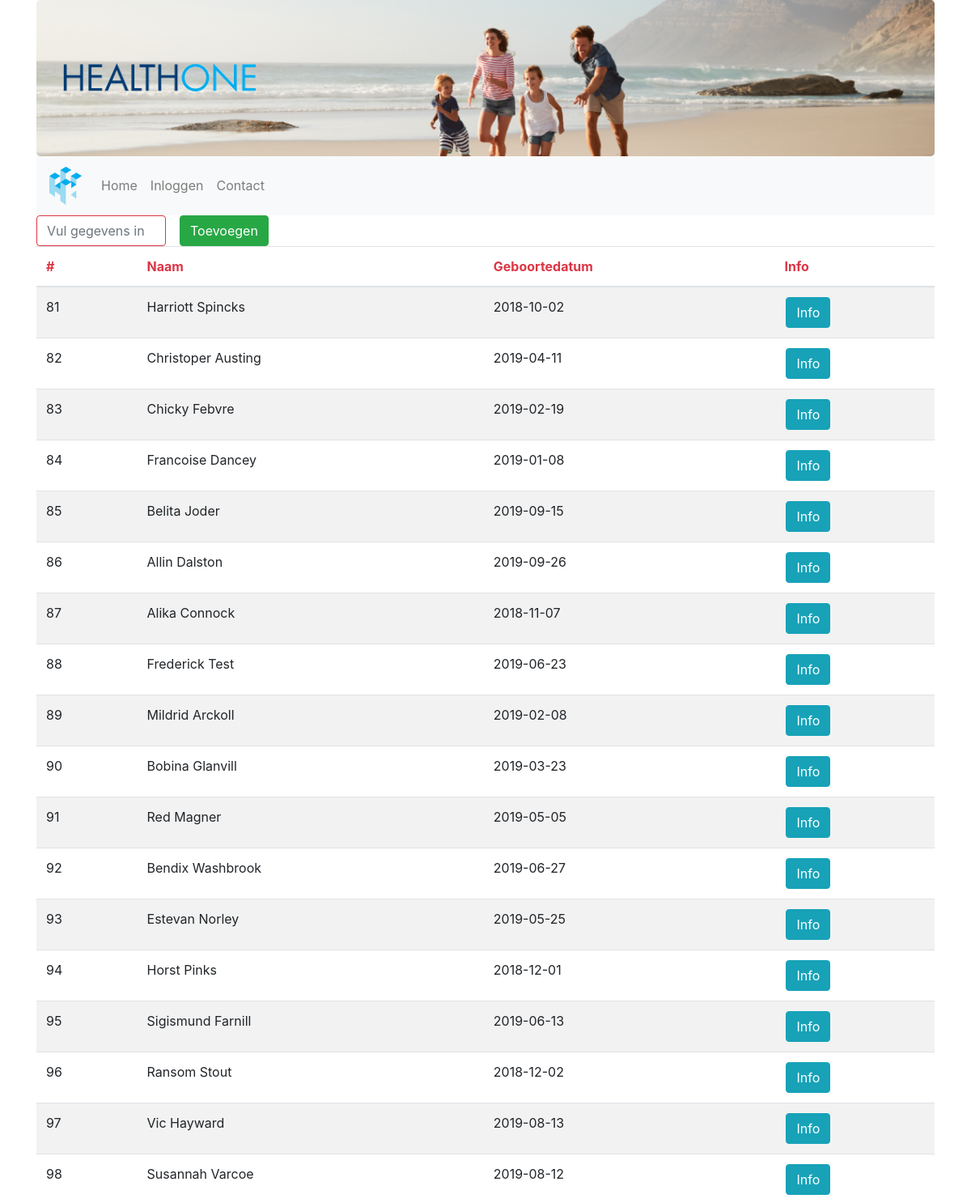
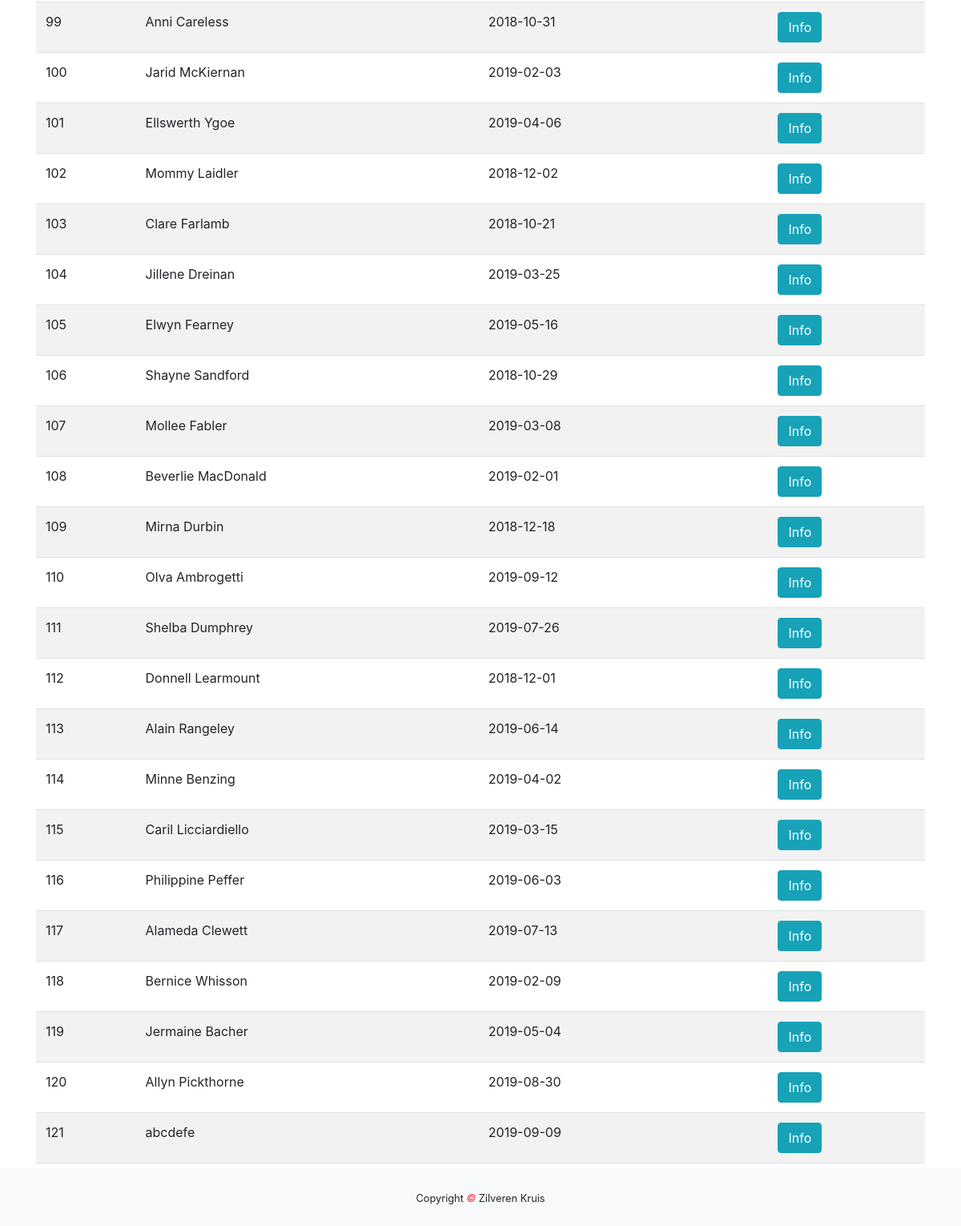
The app's page /huisarts/patienten.php with its own data (2 pictures, top to bottom).
### tables this page shows
CREATE TABLE `patient` (
  `patient_id` int(255) NOT NULL,
  `naam` varchar(255) NOT NULL,
  `email` varchar(255) NOT NULL,
  `telefoon` varchar(255) NOT NULL,
  `geboortedatum` date NOT NULL,
  `adres` varchar(255) NOT NULL,
  `verzekeringnummer` int(255) NOT NULL,
  `arts_id` int(11) NOT NULL
);

### huisarts/patienten.php (the view, shortened to what this page needs)
<!DOCTYPE html>
<html lang="en">
    <head>
        <link rel="stylesheet" href="https://maxcdn.bootstrapcdn.com/bootstrap/4.3.1/css/bootstrap.min.css">
        <link rel="stylesheet" href="../css/index.css">
    </head>
    <body>
        <div class="container">
            <div class="jumbotron text-center">
            <div class="row">
                <div class="col-sm-3">
                    <img class="d-none d-sm-block img-fluid" src="../img/healthtwo_text_transparent.png" alt="Logo">
                </div>
            </div>
        </div>
        <nav class="navbar navbar-expand-sm bg-light navbar-light sticky-top">
            <a class="navbar-brand" href="../index.php">
                <img class="navbrand" src="../img/healthtwo_logo_transparent.png" alt="Logo">
            </a>
            <div class="collapse navbar-collapse" id="collapse_target">
                <ul class="navbar-nav">
                    <li class="nav-item">
                        <a class="nav-link" href="../index.php">Home</a>
                    </li>
                    <li class="nav-item">
                        <a class="nav-link" href="#">Inloggen</a>
                    </li>
                    <li class="nav-item">
                        <a class="nav-link" href="../contact.php">Contact</a>
                    </li>
                </ul>
            </div>
        </nav>
        <div class="row text-center">
            <div class="col-lg-2">
                <input  class="form-control form-control-underlined border-danger" id="myInput" type="text" placeholder="Vul gegevens in">
            </div>
            <a href="patient_aanmaken_index.php">
            <button class="btn btn-success" type="button">Toevoegen</button>
            </a>
        </div>
        <div class="table-responsive">
            <table class="table table-striped">
                <thead>
                <tr>
                    <th scope="col" class="text-danger">#</th>
                    <th scope="col" class="text-danger">Naam</th>
                    <th scope="col" class="text-danger">Geboortedatum</th>
                    <th scope="col" class="text-danger">Info</th>
                </tr>
                </thead>
                <tbody id="myTable">
                <?php
                try {
                    $db = new PDO("mysql:host=localhost;dbname=healthone","root","");
                    $query = $db->prepare("SELECT * FROM patient");
                    $query->execute();
                    $result = $query->fetchAll(PDO::FETCH_ASSOC);
                    foreach ($result as &$data){
                        echo "<tr>";
                        echo "<td>".$data['patient_id']."</td>";
                        echo "<td>".$data["naam"] ."</td>";
                        echo "<td>" . $data['geboortedatum'] . "</td>";
                        echo "<td><a href='patient_info.php?id=".$data['patient_id']."'>"."<button type=\"button\" class=\"btn btn-info\">Info</button></a></td>";
                        echo "</tr>";
                    }
                }
                catch(PDOException $e){
                    die("OEPS iets is fout!".$e->getMessage());
                }
                ?>
                </tbody>
            </table>
        </div>
        </div>
        <footer class="py-4 bg-light text-dark-50 text-center fixed-bottom">
            <small>Copyright <em class="text-danger"> &copy; </em>Zilveren Kruis</small>
        </footer>
    </body>
</html>

### css/index.css (style rules this page uses)
.jumbotron { margin-bottom: 0; background-image: url(../img/zilverenkruis_jumbotron.png); background-repeat: no-repeat; -webkit-background-size: cover; -o-background-size: cover; background-size: cover; }
.navbrand { width:40px; }
a { color: black; }
a button { margin-left: 2px; }

### records on screen
patient: patient "81", naam "Harriott Spincks", geboortedatum "2018-10-02"
patient: patient "82", naam "Christoper Austing", geboortedatum "2019-04-11"
patient: patient "83", naam "Chicky Febvre", geboortedatum "2019-02-19"
patient: patient "84", naam "Francoise Dancey", geboortedatum "2019-01-08"
patient: patient "85", naam "Belita Joder", geboortedatum "2019-09-15"
patient: patient "86", naam "Allin Dalston", geboortedatum "2019-09-26"
patient: patient "87", naam "Alika Connock", geboortedatum "2018-11-07"
patient: patient "88", naam "Frederick Test", geboortedatum "2019-06-23"
patient: patient "89", naam "Mildrid Arckoll", geboortedatum "2019-02-08"
patient: patient "90", naam "Bobina Glanvill", geboortedatum "2019-03-23"
patient: patient "91", naam "Red Magner", geboortedatum "2019-05-05"
patient: patient "92", naam "Bendix Washbrook", geboortedatum "2019-06-27"
patient: patient "93", naam "Estevan Norley", geboortedatum "2019-05-25"
patient: patient "94", naam "Horst Pinks", geboortedatum "2018-12-01"
patient: patient "95", naam "Sigismund Farnill", geboortedatum "2019-06-13"
patient: patient "96", naam "Ransom Stout", geboortedatum "2018-12-02"
patient: patient "97", naam "Vic Hayward", geboortedatum "2019-08-13"
patient: patient "98", naam "Susannah Varcoe", geboortedatum "2019-08-12"
patient: patient "99", naam "Anni Careless", geboortedatum "2018-10-31"
patient: patient "100", naam "Jarid McKiernan", geboortedatum "2019-02-03"
patient: patient "101", naam "Ellswerth Ygoe", geboortedatum "2019-04-06"
patient: patient "102", naam "Mommy Laidler", geboortedatum "2018-12-02"
patient: patient "103", naam "Clare Farlamb", geboortedatum "2018-10-21"
patient: patient "104", naam "Jillene Dreinan", geboortedatum "2019-03-25"
patient: patient "105", naam "Elwyn Fearney", geboortedatum "2019-05-16"
patient: patient "106", naam "Shayne Sandford", geboortedatum "2018-10-29"
patient: patient "107", naam "Mollee Fabler", geboortedatum "2019-03-08"
patient: patient "108", naam "Beverlie MacDonald", geboortedatum "2019-02-01"
patient: patient "109", naam "Mirna Durbin", geboortedatum "2018-12-18"
patient: patient "110", naam "Olva Ambrogetti", geboortedatum "2019-09-12"
patient: patient "111", naam "Shelba Dumphrey", geboortedatum "2019-07-26"
patient: patient "112", naam "Donnell Learmount", geboortedatum "2018-12-01"
patient: patient "113", naam "Alain Rangeley", geboortedatum "2019-06-14"
patient: patient "114", naam "Minne Benzing", geboortedatum "2019-04-02"
patient: patient "115", naam "Caril Licciardiello", geboortedatum "2019-03-15"
patient: patient "116", naam "Philippine Peffer", geboortedatum "2019-06-03"
patient: patient "117", naam "Alameda Clewett", geboortedatum "2019-07-13"
patient: patient "118", naam "Bernice Whisson", geboortedatum "2019-02-09"
patient: patient "119", naam "Jermaine Bacher", geboortedatum "2019-05-04"
patient: patient "120", naam "Allyn Pickthorne", geboortedatum "2019-08-30"
patient: patient "121", naam "abcdefe", geboortedatum "2019-09-09"
